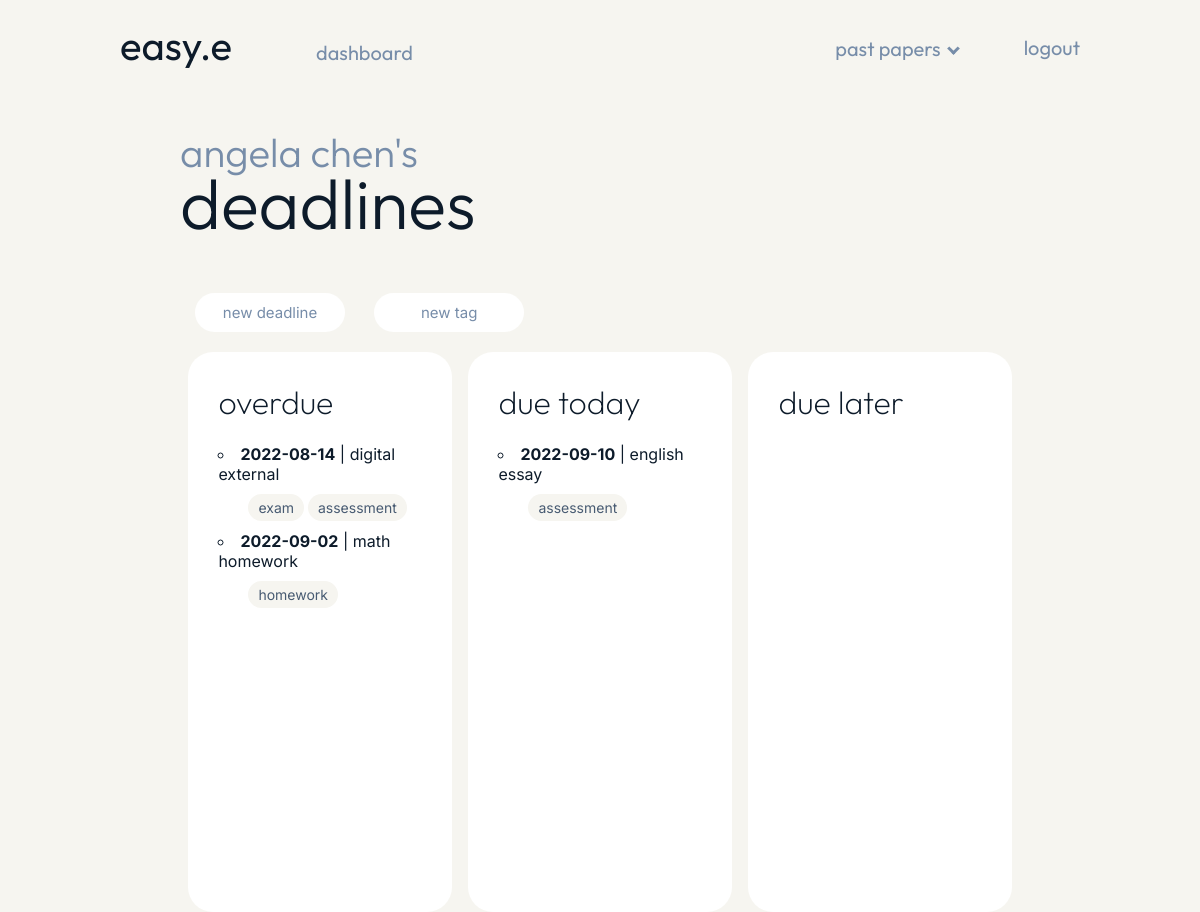
/deadlines (signed in), run on an earlier commit of the app's database.
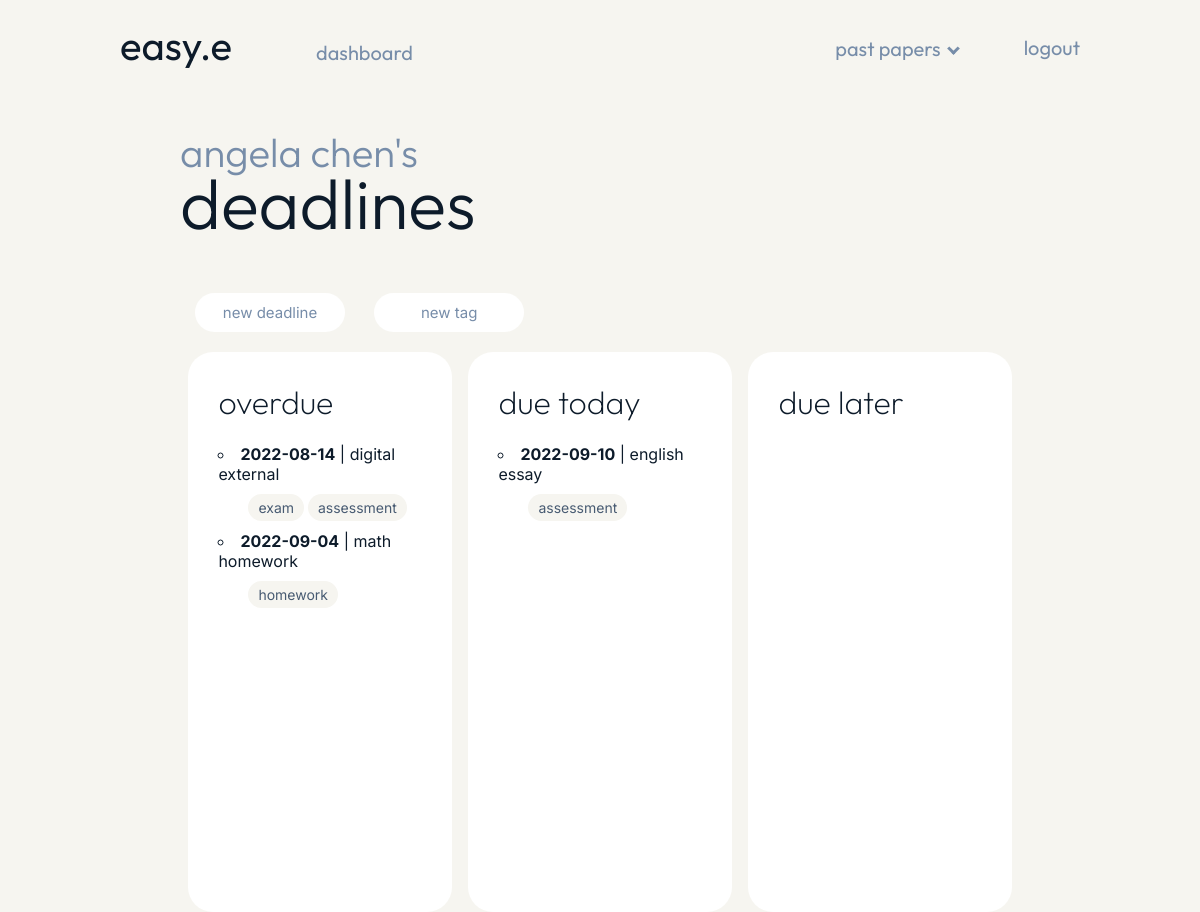
And on a later commit of the database.
### models.py (models this page shows, shortened)
class User(UserMixin, db.Model):
    __tablename__ = "user_login"
    id = db.Column(db.Integer, primary_key=True)
    name = db.Column(db.Text())
    user_name = db.Column(db.String(15), unique=True)
    user_email = db.Column(db.String(50), unique=True)
    user_password = db.Column(db.String(80))
    todo = db.relationship ("Todo", backref='todo')

class Deadline(db.Model):
    __tablename__ = "deadline"
    id = db.Column(db.Integer, primary_key=True)
    user = db.Column(db.Integer, db.ForeignKey('user_login.id'))
    date = db.Column(db.Date)
    name = db.Column(db.String())
    tags = db.relationship('Tag', secondary=DeadlineTag, back_populates='deadlines')

class Tag(db.Model):
    __tablename__ = "tag"
    id = db.Column(db.Integer, primary_key=True)
    user = db.Column(db.Integer, db.ForeignKey('user_login.id'))
    name = db.Column(db.String())
    deadlines = db.relationship('Deadline', secondary=DeadlineTag, back_populates='tags')

### main.py (the view)
@app.route("/deadlines")
@login_required
def deadlines():
    overdue_items = db.session.query(models.Deadline).filter(models.Deadline.date < date.today()).all()
    today_items = db.session.query(models.Deadline).filter(models.Deadline.date == date.today()).all()
    later_items = db.session.query(models.Deadline).filter(models.Deadline.date > date.today()).all()
    return render_template ("deadlines.html", name=current_user.name, overdue_items=overdue_items, today_items=today_items, later_items=later_items)

### main.py (called while the page is built)
@login_manager.user_loader
def load_user(user_id):
    return models.User.query.get(int(user_id))

### templates/deadlines.html (shortened to what this page needs)
{% extends "layout_user.html" %}
{% block content %}
<div class="page">
    <div class="deadlines_header">
        <h1 class="welcome">{{ name }}'s</h1>
        <h1 class="welcome_name">deadlines</h1>
        <span>
            <a class="new_deadline_button" href="/new_deadline"><button>new deadline</button></a>
            <a class="new_deadline_button"><button>new tag</button></a>
        </span>
    </div>
    <div class="deadlines_container">
        <div class="deadlines_sections">
            <h1 class="dashboard_subheadings">overdue</h1>
            {% for item in overdue_items %}
            <div class="deadline_div">
                <li><span>{{ item.date }}</span> | {{ item.name }} </li>
                <div class="deadline_tags">
                {% for tag in item.tags %}
                    <li>{{ tag.name }}</li>
                {% endfor %}
                </div>
            </div>
            {% endfor %}
        </div>
        <br>
        <div class="deadlines_sections">
            <h1 class="dashboard_subheadings">due today</h1>
            {% for item in today_items %}
            <div class="deadline_div">
                <li><span>{{ item.date }}</span> | {{ item.name }}</li>
                <div class="deadline_tags">
                {% for tag in item.tags %}
                    <li>{{ tag.name }}</li>
                {% endfor %}
                </div>
            </div>
            {% endfor%}
        </div>
        <br>
        <div class="deadlines_sections">
            <h1 class="dashboard_subheadings">due later</h1>
        </div>
    </div>
</div>
{% endblock %}

### templates/layout_user.html (shortened to what this page needs)
<head>
    <link rel="stylesheet" href="/static/styles.css">
</head>
<nav class="navbar">
    <a id="home_button">easy.e</a>
    <a class="dashboard_button" href="{{url_for('dashboard')}}">dashboard</a>
    <a class="nav_button" href="{{url_for('logout')}}">logout</a>
    <div id="paper_dropdown">
        <button class="dropdown_button" href="{{url_for('papers')}}">past papers<i class="arrow down"></i></button>
    </div>
</nav>
<body>
    {% block content %}{% endblock %}
</body>

### static/styles.css (style rules this page uses)
body { background-color: #f6f5f0; margin: 0; padding: 0; }
.navbar { font-family: 'Outfit', sans-serif; font-size: 20px; color: #778da9; width: 80%; margin: auto; padding-top: 20px; text-decoration: none; }
#home_button { margin-right: 150px; font-size: 2em; color: #0d1b2a; text-decoration: none; user-select: none; font-family: 'Outfit', sans-serif; }
.nav_button { margin-left: 50px; margin-top: 15px; color: #778da9; float: right; text-decoration: none; }
.dashboard_button { text-decoration: none; margin-left: -70px; color: #778da9; }
#paper_dropdown { position: relative; float: right; }
.dropdown_button { font-family: 'Outfit', sans-serif; background-color: #f6f5f0; color: #778da9; padding: 16px; font-size: 20px; border: none; cursor: pointer; }
.arrow { border: solid #778da9; border-width: 0 3px 3px 0; display: inline-block; padding: 3px; }
.down { transform: rotate(45deg); margin-left: 8px; margin-bottom: 3px; }
.page { width: 70%; margin: auto; }
.welcome { font-weight: 300; color: #778da9; user-select: none; }
.welcome_name { font-weight: 300; font-size: 70px; padding-top: 0; margin-top: -45px; color: #0d1b2a; user-select: none; word-wrap: break-word; }
.dashboard_subheadings { font-family: 'Outfit', sans-serif; font-weight: 200; margin-top: 0; color: #0d1b2a; position: sticky; width: fit-content; display: inline-block; }
::placeholder { color: #778da9; font-weight: normal; }
.deadlines_header { font-family: 'Outfit', sans-serif; padding-top: 30px; font-size: 20px; width: 100%; margin-bottom: 0; }
.new_deadline_button button { color: #778da9; border-radius: 20px; padding: 10px; border: none; background-color: white; font-family: 'Inter', sans-serif; margin-left: 15px; transition-duration: 0.2s; cursor: pointer; font-size: 15px; margin-right: 10px; margin-bottom: 20px; width: 150px; }
.deadlines_container { display: inline-flex; width: 100%; }
.deadlines_sections { width: 80%; background-color: white; height: 500px; border-radius: 25px; margin-right: 1%; margin-left: 1%; padding: 30px; }
.deadline_div { font-family: 'Inter', sans-serif; list-style: circle; color: #0d1b2a; }
.deadline_div span { color: #0d1b2a; font-weight: bold; }
.deadline_tags { list-style: none; font-size: 14px; margin-left: 30px; color: #485b72; cursor: default; margin-top: 10px; margin-bottom: 10px; }
.deadline_tags li { display: inline-block; border-radius: 20px; padding: 5px; padding-left: 10px; padding-right: 10px; background-color: #f6f5f0; }

What changed in the data, as far as the page shows it:
changed Deadline "math homework": date "2022-09-02" → "2022-09-04"
